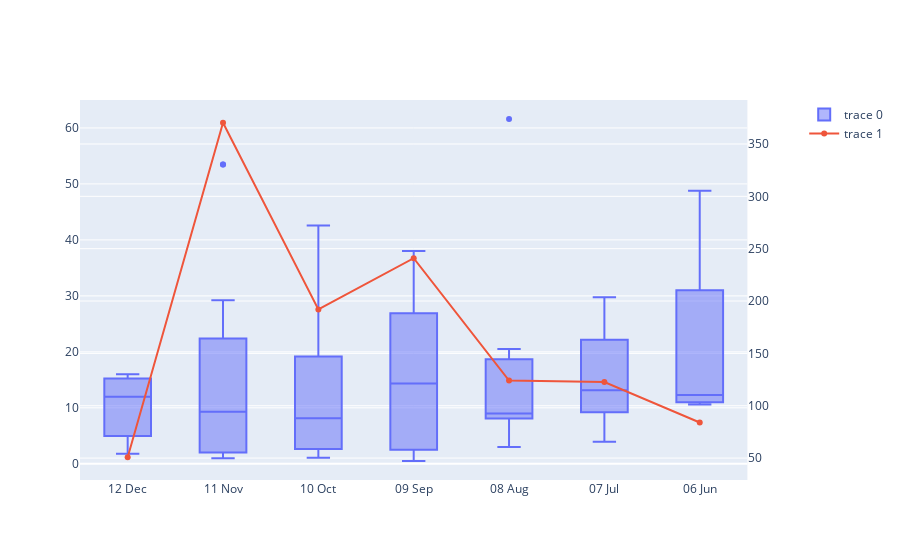

The cell this chart's notebook holds for it:
### Code cell
import plotly.graph_objects as go
from plotly.subplots import make_subplots

dining_transactions = transaction_history[transaction_history["Category"]=="F&B"]
trace1 = go.Box(x=dining_transactions["Month"], y=dining_transactions["Debit Amount"])

df = dining_transactions[dining_transactions["Debit Amount"].notna()][["Month", "Debit Amount"]].groupby(["Month"]).sum().reset_index()

# box_chart.add_bar(data=df, x="Month", y="Debit Amount")
trace2 = go.Scatter(x=df["Month"], y=df["Debit Amount"], text=df["Debit Amount"])

fig = make_subplots(specs=[[{"secondary_y": True}]])
fig.add_trace(trace1)
fig.add_trace(trace2, secondary_y=True)

### Figure 1 — Plotly figure (JSON) as saved in the notebook; plotly's stock layout.template omitted (floating-point values rounded to 4 significant figures)
{"data": [{"type": "box", "x": ["12 Dec", "12 Dec", "12 Dec", "12 Dec", "12 Dec", "11 Nov", "11 Nov", "11 Nov", "11 Nov", "11 Nov", "11 Nov", "11 Nov", "11 Nov", "11 Nov", "11 Nov", "11 Nov", "11 Nov", "11 Nov", "11 Nov", "11 Nov", "11 Nov", "11 Nov", "11 Nov", "11 Nov", "11 Nov", "11 Nov", "11 Nov", "11 Nov", "11 Nov", "11 Nov", "11 Nov", "10 Oct", "10 Oct", "10 Oct", "10 Oct", "10 Oct", "10 Oct", "10 Oct", "10 Oct", "10 Oct", "10 Oct", "10 Oct", "10 Oct", "10 Oct", "10 Oct", "10 Oct", "09 Sep", "09 Sep", "09 Sep", "09 Sep", "09 Sep", "09 Sep", "09 Sep", "09 Sep", "09 Sep", "09 Sep", "09 Sep", "09 Sep", "09 Sep", "09 Sep", "09 Sep", "09 Sep", "08 Aug", "08 Aug", "08 Aug", "08 Aug", "08 Aug", "08 Aug", "08 Aug", "07 Jul", "07 Jul", "07 Jul", "07 Jul", "07 Jul", "07 Jul", "07 Jul", "07 Jul", "06 Jun", "06 Jun", "06 Jun", "06 Jun"], "y": [15, 6, 12, 1.8, 16, 22.4, 22.8, 4.6, 1.3, 24.45, 2, 9.35, 1.2, 53.48, 4.6, 20.3, 16.8, 3, 28.4, 4, 15.6, 29.23, 13.4, 1.1, 1, 53.48, 9.25, 6.6, 19.43, 1.4, 1.1, 19.7, 1.1, 28.3, 1.1, 14.3, 26.4, 4.6, 6.9, 1.2, 6.25, 2, 17.6, 11.8, 42.56, 8.15, 3.4, 19.6, 30.4, 1.6, 1.5, 3, 28, 14.8, 0.5, 14.6, 38.01, 13.9, 25.8, 14.1, 29.7, 2, 9, 13.2, 61.6, 8.9, 3, 20.5, 7.8, 3.95, 14, 28.3, 12.3, 16, 6.5, 29.74, 11.9, 48.8, 11.35, 10.6, 13.2]}, {"text": [83.95, 122.7, 124, 240.9, 192.0, 370.3, 50.8], "type": "scatter", "x": ["06 Jun", "07 Jul", "08 Aug", "09 Sep", "10 Oct", "11 Nov", "12 Dec"], "xaxis": "x", "y": [83.95, 122.7, 124, 240.9, 192.0, 370.3, 50.8], "yaxis": "y2"}], "layout": {"xaxis": {"anchor": "y", "domain": [0, 0.94]}, "yaxis": {"anchor": "x", "domain": [0, 1]}, "yaxis2": {"anchor": "x", "overlaying": "y", "side": "right"}}}
